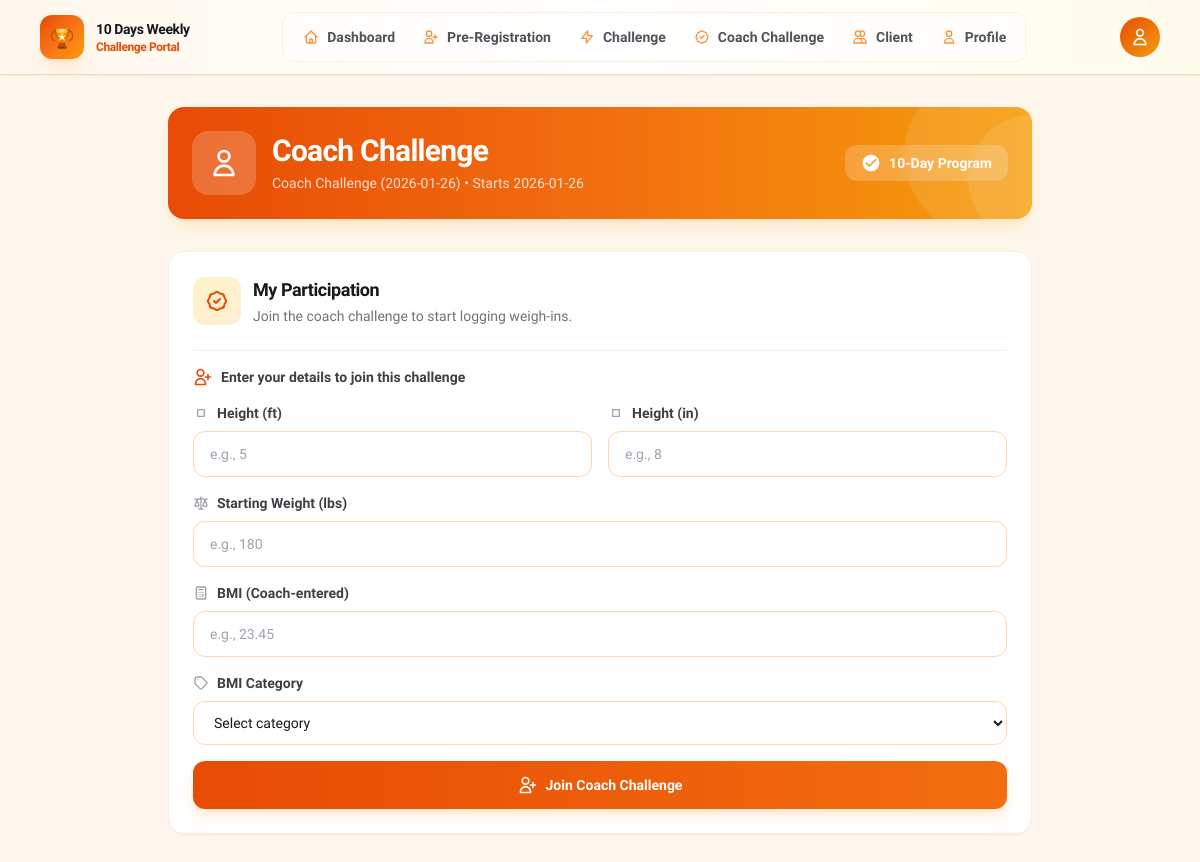
The app's page /coach/coach_challenge.php (signed in) with its own data.
### tables this page shows
CREATE TABLE IF NOT EXISTS coach_challenges (
  id INT UNSIGNED NOT NULL AUTO_INCREMENT,
  name VARCHAR(100) NOT NULL,
  start_date DATE NOT NULL,
  duration_days TINYINT UNSIGNED NOT NULL DEFAULT 10,
  status ENUM('active','completed') NOT NULL DEFAULT 'active',
  created_at TIMESTAMP NOT NULL DEFAULT CURRENT_TIMESTAMP,
  updated_at TIMESTAMP NOT NULL DEFAULT CURRENT_TIMESTAMP ON UPDATE CURRENT_TIMESTAMP,
  PRIMARY KEY (id),
  KEY idx_coach_challenges_status_start (status, start_date)
);

### coach/coach_challenge.php (the view, shortened to what the rows shown need)
<?php
function get_active_coach_challenge()
{
    $row = null;
    try {
        $stmt = db()->query("SELECT * FROM coach_challenges WHERE status = 'active' ORDER BY start_date DESC, id DESC LIMIT 1");
        $row = $stmt->fetch();
    } catch (Throwable $e) {
        $row = null;
    }
    if ($row) {
        return $row;
    }
    $stmt = db()->query("SELECT * FROM coach_challenges WHERE status = 'active' ORDER BY id DESC LIMIT 1");
    return $stmt->fetch();
}
$challenge = get_active_coach_challenge();
require __DIR__ . '/../partials/layout_top.php';
?>
<main class="mx-auto max-w-4xl px-4 py-8">
    <div class="relative mb-8 overflow-hidden rounded-2xl bg-gradient-to-r from-molten via-pumpkin to-amber-500 p-6 shadow-lg shadow-orange-200/50">
        <div class="relative flex items-center gap-4">
            <div class="flex-1">
                <h1 class="text-2xl font-extrabold tracking-tight text-white sm:text-3xl">Coach Challenge</h1>
                <p class="mt-1 text-sm text-white/80"><?= h((string) $challenge['name']) ?> • Starts <?= h((string) $challenge['start_date']) ?></p>
            </div>
            <div class="hidden sm:flex items-center gap-2 rounded-xl bg-white/20 px-4 py-2 backdrop-blur-sm">
                <svg class="h-5 w-5 text-white" fill="currentColor" viewBox="0 0 24 24">
                    <path d="M12 2C6.48 2 2 6.48 2 12s4.48 10 10 10 10-4.48 10-10S17.52 2 12 2zm-2 15l-5-5 1.41-1.41L10 14.17l7.59-7.59L19 8l-9 9z"/>
                </svg>
                <span class="text-sm font-bold text-white"><?= h((string) $challenge['duration_days']) ?>-Day Program</span>
            </div>
        </div>
    </div>
</main>
<?php require __DIR__ . '/../partials/layout_bottom.php'; ?>

### records on screen
coach_challenges: name "Coach Challenge (2026-01-26)", start_date "2026-01-26", duration_days "10"

### other values on screen
$item[0] "Dashboard"
$item[0] "Pre-Registration"
$item[0] "Challenge"
$item[0] "Coach Challenge"
$item[0] "Client"
$item[0] "Profile"
